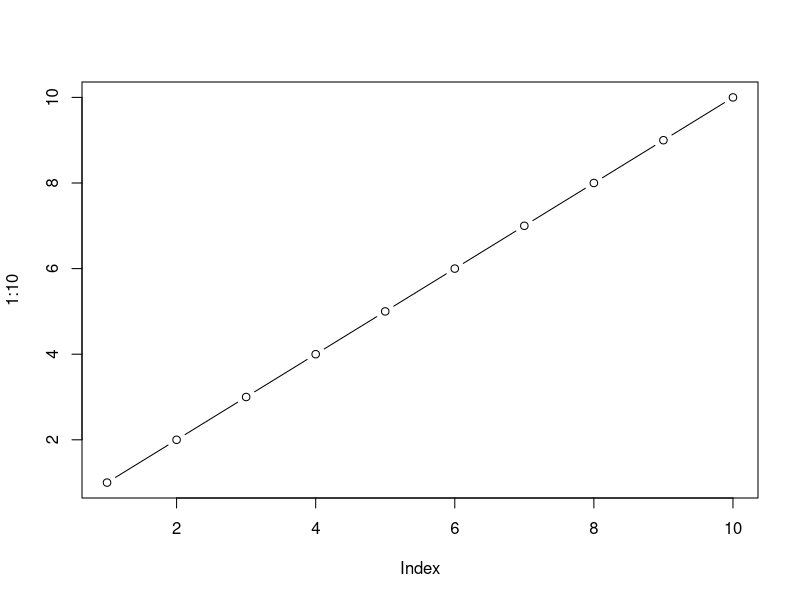

Recreate this plot in R.
## ---- chunk 1
add <- function(x) {
  x + 1
}
## ---- chunk 2
add(100)
## ---- chunk 3
add(c(100, 200, 300))
## ---- chunk 4
add <- function(x, y = 1) {
  x + y
}
## ---- chunk 5
add(100, 10)
## ---- chunk 6
add(100)
## ---- chunk 7
plot(1:10, col = "black", type = "b")
## ---- chunk 8
log(10, base = 10)
## ---- chunk 9
# add(x = 100, y = 200)
## ---- chunk 10
sample(1:10, size = 5)
## ---- chunk 11
sample(1:10, size = 12, replace = TRUE)
## ---- chunk 12
bases <- c("A", "T", "C", "G")
dna_seq <- sample(bases, size = 12, replace = TRUE)
paste(dna_seq, collapse = "")
## ---- chunk 13
generate_dna <- function(n = 25) {
  bases <- c("A", "T", "C", "G")
  dna_seq <- sample(bases, size = n, replace = TRUE)
  paste(dna_seq, collapse = "")
}
## ---- chunk 14
generate_dna(50)
## ---- chunk 15
x <- c("H", "E", "L", "L", "O")
paste(x, collapse = "")
## ---- chunk 16
generate_dna <- function(n=50, fasta=T) {
  bases <- c("A","G","C","T")
  DNAseq <- sample(bases, size=n, replace=T)
  
if(fasta) {
  DNAseq <- paste(DNAseq, collapse="")
  cat("Bye")
} else {
  cat("Hello")
  }
  return(DNAseq)
}
## ---- chunk 17
generate_dna(5, fasta = FALSE)
## ---- chunk 18
generate_protein <- function(n = 6, fasta = TRUE) {
  amino_acids <- c(
    "A","R","N","D","C","Q","E","G","H","I",
    "L","K","M","F","P","S","T","W","Y","V"
  )

  prot <- sample(amino_acids, size = n, replace = TRUE)
  prot_string <- paste(prot, collapse = "")

  if (fasta) {
    fasta_out <- paste0(">random_protein_", n, "\n", prot_string)
    return(fasta_out)
  }

  return(prot_string)
}
## ---- chunk 19
generate_protein <- function(n = 6) {
  aminoacids <- c("A", "R", "N", "D", "C", "Q", "E", "G", "H", "I",
                  "L", "K", "M", "F", "P", "S", "T", "W", "Y", "V")

  protein <- sample(aminoacids, size = n, replace = TRUE)
  protein <- paste(protein, collapse = "")
  return(protein)
}
## ---- chunk 20
generate_protein()
generate_protein(6)
generate_protein(7)
generate_protein(8)
generate_protein(9)
generate_protein(10)
generate_protein(11)
generate_protein(12)

## ---- chunk 21
for (i in 6:12) {
  cat(">", sep="", i, "\n")
  cat(generate_protein(i), "\n" )
}
